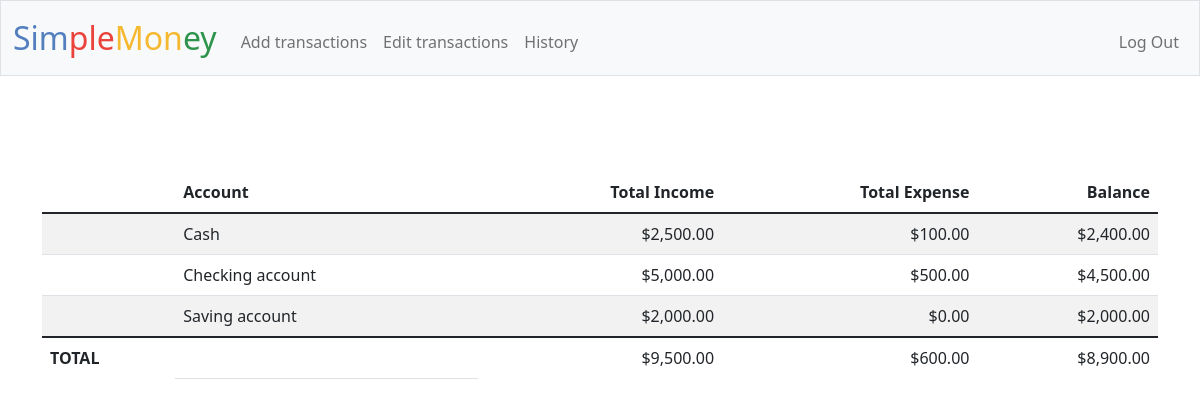
The page / (signed in) on the database its author committed.
### tables this page shows
CREATE TABLE transactions (
    id INTEGER PRIMARY KEY AUTOINCREMENT NOT NULL, 
    user_id INTEGER,
    date DATE,
    account	TEXT,
    category TEXT,
    description TEXT,
    income	REAL NOT NULL DEFAULT 0.00,
    expense	REAL NOT NULL DEFAULT 0.00,
    FOREIGN KEY(user_id) REFERENCES users(id)
    );

### app.py (the view)
@app.route("/")
@login_required
def index():
    user_id = session["user_id"]
    if not user_id:
        return render_template("index.html")
    transactions_db = cur.execute(
        "SELECT account, SUM(income) AS total_income, SUM(expense) AS total_expense  FROM transactions WHERE user_id = :user_id GROUP BY account", {'user_id': user_id}
    )
    transactions_db = transactions_db.fetchall()
    for row in transactions_db:
        row["balance"] = row["total_income"] - row["total_expense"]
    income_total = 0
    expense_total = 0
    balance_total = 0
    for row in transactions_db:
        income_total += row["total_income"]
        expense_total += row["total_expense"]
        balance_total += row["balance"]
    user_cash_db = cur.execute("SELECT cash FROM users WHERE id = :user_id", {'user_id': user_id})
    user_cash_db = user_cash_db.fetchall()
    user_cash = user_cash_db[0]["cash"]
    return render_template(
        "index.html",
        transactions_db=transactions_db,
        income_total=income_total,
        expense_total=expense_total,
        balance_total=balance_total,
        user_cash=user_cash
    )

### app.py (called while the page is built)
def dict_factory(cursor, row):
    fields = [column[0] for column in cursor.description]
    return {key: value for key, value in zip(fields, row)}

@app.after_request
def after_request(response):
    response.headers["Cache-Control"] = "no-cache, no-store, must-revalidate"
    response.headers["Expires"] = 0
    response.headers["Pragma"] = "no-cache"
    return response

### helpers.py (called while the page is built)
def login_required(f):
    @wraps(f)
    def decorated_function(*args, **kwargs):
        if session.get("user_id") is None:
            return redirect("/login")
        return f(*args, **kwargs)
    return decorated_function

def usd(value):
    return f"${value:,.2f}"

### templates/index.html (shortened to what this page needs)
{% extends "layout.html" %}
{% block main %}
    <main class="container py-5 text-center">
            <table class="table table-striped">
                <thead>
                    <tr>
                        <th></th>
                        <th class="text-start">Account</th>
                        <th class="text-end">Total Income</th>
                        <th class="text-end">Total Expense</th>
                        <th class="text-end">Balance</th>
                    </tr>
                </thead>
                <tbody>
                    {% for row in transactions_db %}
                        <tr>
                            <td></td>
                            <td class="text-start">{{ row["account"] }}</td>
                            <td class="text-end">{{ row["total_income"] | usd }}</td>
                            <td class="text-end">{{ row["total_expense"] | usd }}</td>
                            <td class="text-end">{{ row["balance"] | usd }}</td>
                        </tr>
                    {% endfor %}
                </tbody>
                <tfoot>
                    <tr>
                        <td class="border-0 fw-bold text-start" colspan="1">TOTAL</td>
                        <td></td>
                        <td class="border-0 w-bold text-end">{{ income_total | usd }}</td>
                        <td class="border-0 w-bold text-end">{{ expense_total | usd }}</td>
                        <td class="border-0 w-bold text-end">{{ balance_total | usd }}</td>
                    </tr>
                </tfoot>
            </table>
    </main>
{% endblock %}

### rows shown on the page
transactions: account "Saving account", total_income "$2,000.00", total_expense "$0.00", balance "$2,000.00"

### other values the page prints
{{ row["account"] }} "Cash" "Checking account"
{{ row["total_income"] | usd }} "$2,500.00" "$5,000.00"
{{ row["total_expense"] | usd }} "$100.00" "$500.00"
{{ row["balance"] | usd }} "$2,400.00" "$4,500.00"
{{ income_total | usd }} "$9,500.00"
{{ expense_total | usd }} "$600.00"
{{ balance_total | usd }} "$8,900.00"
